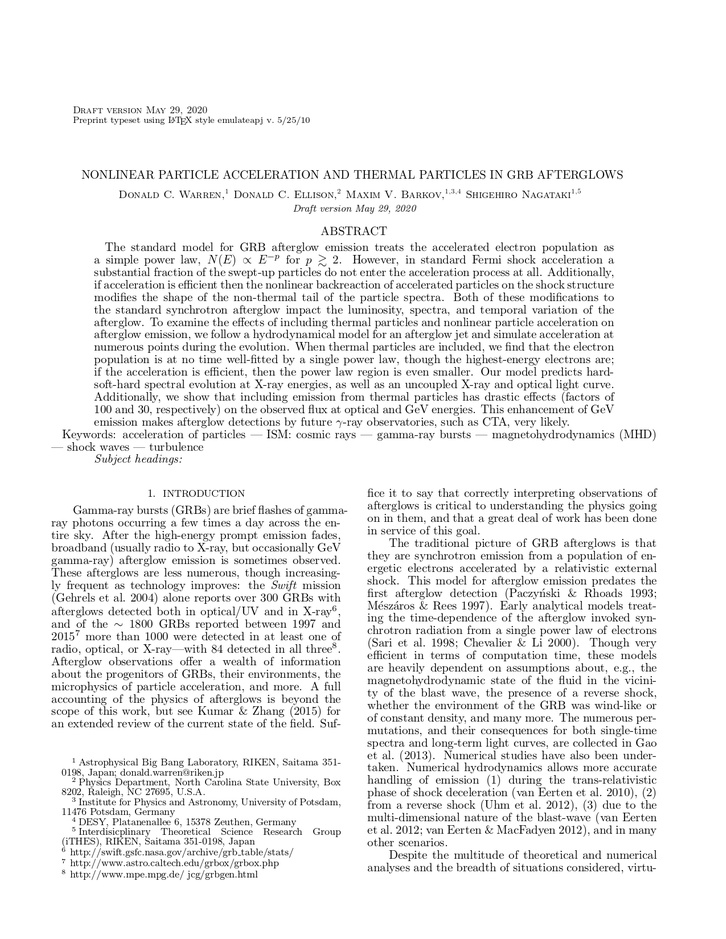
#> input picture data/images/docbank_test_page-0001.jpg, 726 x 939 px, shrunk from 1275 x 1650 before the run, found by its file name
$ jupyter execute --allow-errors 03_Image_Processing_LF_reference.ipynb
#> lines starting #> are read from the running program, lines starting #| are printed output that depends on the picture; after the words box and inside, x2 and y2 are one past the last pixel; in counts of white or black regions, pixels touching at a corner belong together
### Imports

[cell 1]
from skimage import io, color
import cv2

import matplotlib.pyplot as plt

from skimage.filters import threshold_otsu
from skimage.morphology import convex_hull_image
from skimage import data, img_as_float, filters
from skimage.util import invert

[cell 2]
def grey_image_transform(image):
    return cv2.cvtColor(image, cv2.COLOR_BGR2GRAY)


def get_convex_hull(image):
    image = invert(image)
    chull = convex_hull_image(image)
    return chull

def plot_images(image, chull):
    fig, axes = plt.subplots(1, 2, figsize=(8, 4))
    ax = axes.ravel()

    ax[0].set_title('Original picture')
    ax[0].imshow(image, cmap=plt.cm.gray)
    ax[0].set_axis_off()

    ax[1].set_title('Transformed picture')
    ax[1].imshow(chull, cmap=plt.cm.gray)
    ax[1].set_axis_off()

    plt.tight_layout()
    plt.show()

### Read Data

[cell 3]
input_dir = './data/images/'
sample_data_dir = './data/sample_data/'

### Convex Hull

#> (a cell that did not finish here is left out)

[cell 5]
img = io.imread(input_dir + 'docbank_test_page-0001.jpg')
#> img is the input picture: shape (939, 726, 3); min 0, max 255, mean 238.9
img = color.rgb2gray(img)
#> img: shape (939, 726) float64
chull = get_convex_hull(img)
#> in get_convex_hull, `chull = convex_hull_image(image)`:
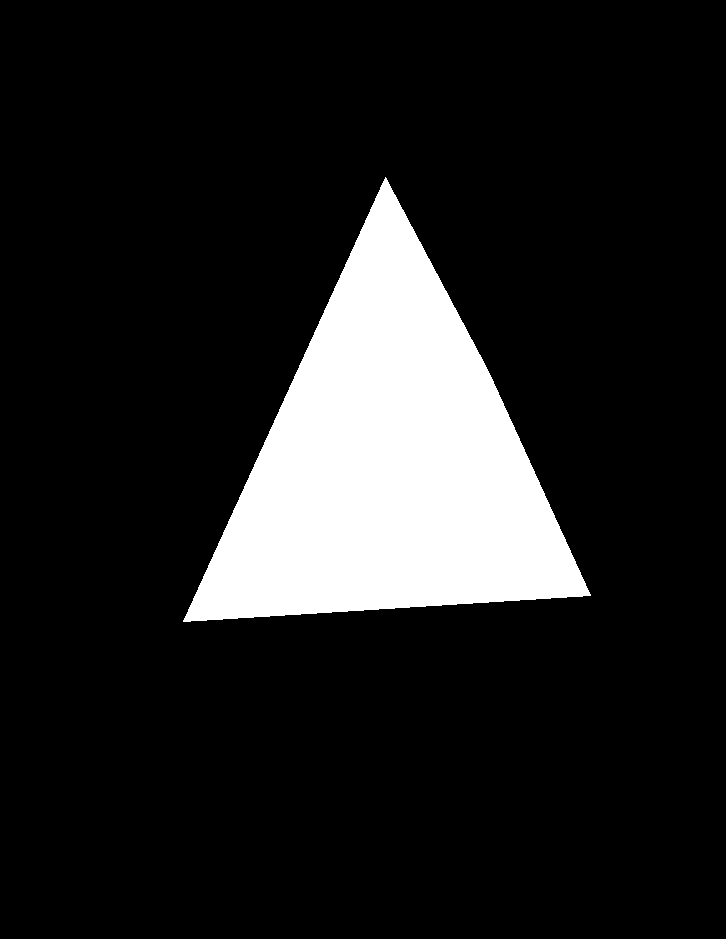
#> chull: shape (939, 726) bool; 13.2% white; 1 white region, box (x1, y1, x2, y2) and area: (183, 177, 591, 622) 90008
plot_images(img, chull)

[cell 6]
img = io.imread(input_dir + 'docbank_test_page-0002.jpg')
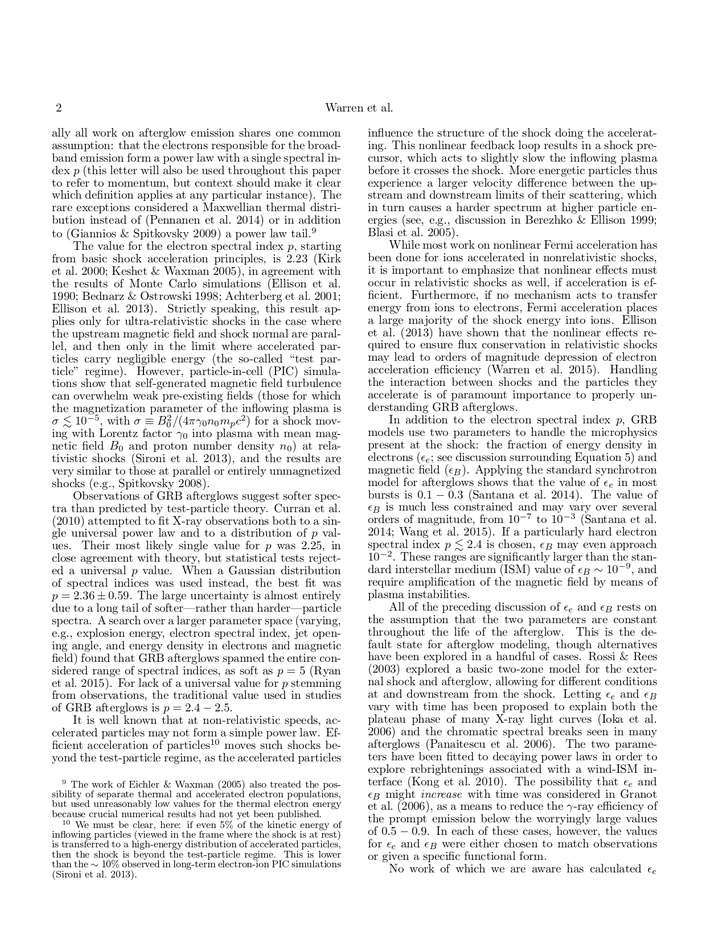
#> input picture data/images/docbank_test_page-0002.jpg, 726 x 939 px, shrunk from 1275 x 1650 before the run, found by its file name
#> img is the input picture: shape (939, 726, 3); min 0, max 255, mean 234.6
img = grey_image_transform(img)
chull = get_convex_hull(img)
#> in get_convex_hull (call 2), `chull = convex_hull_image(image)`: chull: shape (939, 726) bool; 70.5% white; 1 black region, box (x1, y1, x2, y2) and area: (0, 0, 726, 939) 201067
plot_images(img, chull)

[cell 7]
img = io.imread(sample_data_dir + 'sanbook_page-0001.jpg')
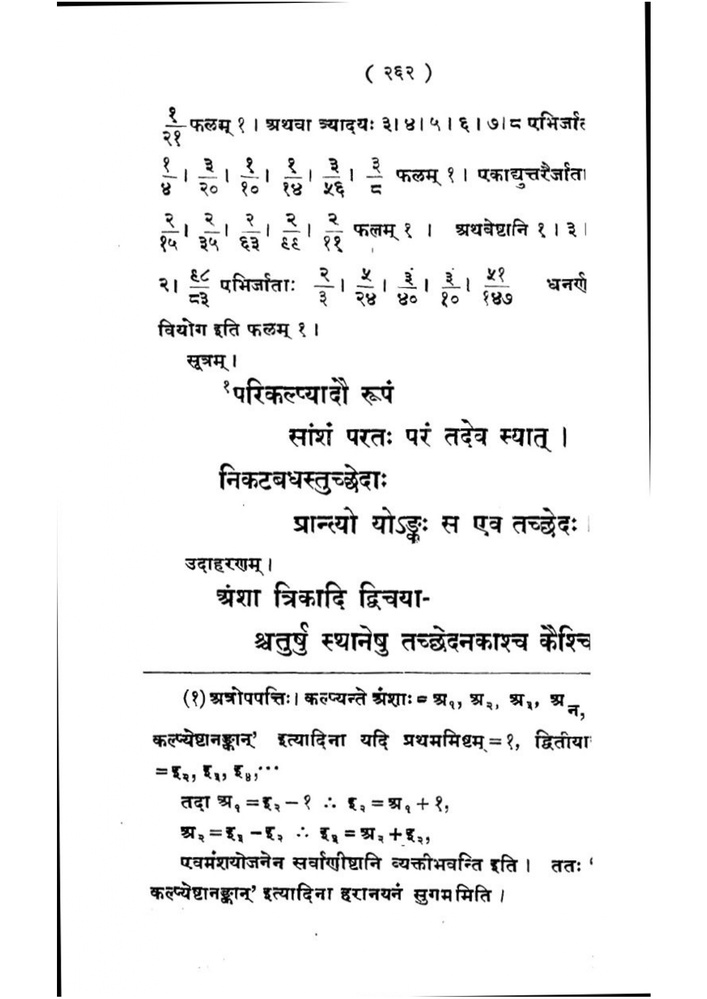
#> input picture data/sample_data/sanbook_page-0001.jpg, 707 x 999 px, shrunk from 1241 x 1754 before the run, found by its file name
#> img is the input picture: shape (999, 707, 3); min 0, max 255, mean 241.6
img = grey_image_transform(img)
chull = get_convex_hull(img)
#> in get_convex_hull (call 3), `chull = convex_hull_image(image)`: chull: shape (999, 707) bool; 84.9% white; 2 black regions, box (x1, y1, x2, y2) and area: (0, 0, 57, 999) 55445, (655, 0, 707, 999) 50950
plot_images(img, chull)

### Edges

[cell 8]
img = io.imread('./data/sample_data/val_3_1_3.jpg')
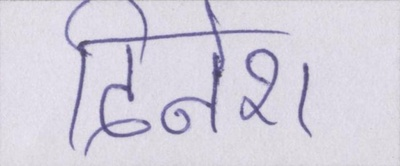
#> input picture data/sample_data/val_3_1_3.jpg, 400 x 166 px, shrunk from 702 x 292 before the run, found by its file name
#> img is the input picture: shape (166, 400, 3); mean R, G, B 212.6, 209.2, 221.6
edges = filters.sobel(img)
plot_images(img, edges)

[cell 9]
img = io.imread('./data/sample_data/sanbook_page-0001.jpg')
# img = grey_image_transform(img)
edges = filters.sobel(img)
#> edges: shape (999, 707, 3) float64
plot_images(img, edges)

[cell 10]
img = io.imread('./data/images/docbank_test_page-0001.jpg')
edges = filters.sobel(img)
#> edges: shape (939, 726, 3) float64
plot_images(img, edges)

### maskSLC

[cell 11]
import matplotlib.pyplot as plt

from skimage import data
from skimage import color
from skimage import morphology
from skimage import segmentation

# Input data
img = io.imread('./data/sample_data/val_3_1_3.jpg')

# Compute a mask
lum = color.rgb2gray(img)
mask = morphology.remove_small_holes(
    morphology.remove_small_objects(
        lum < 0.7, 500),
    500)
#> mask: shape (166, 400) bool; 8.9% white; 3 white regions, box (x1, y1, x2, y2) and area: (65, 0, 289, 150) 3041, (239, 48, 279, 125) 1445, (84, 44, 151, 156) 1406

mask = morphology.opening(mask, morphology.disk(3))
#> mask: shape (166, 400) bool; 4.1% white; 10 white regions, largest, box (x1, y1, x2, y2) and area: (245, 48, 279, 87) 940, (100, 118, 151, 138) 715, (212, 54, 225, 87) 303

# SLIC result
slic = segmentation.slic(img, n_segments=200, start_label=1)
#> slic: shape (166, 400) int64; 159 distinct labels, from 1 to 159

# maskSLIC result
m_slic = segmentation.slic(img, n_segments=100, mask=mask, start_label=1)
#> m_slic: shape (166, 400) int64; 80 distinct labels, from 0 to 79

# Display result
fig, ax_arr = plt.subplots(2, 2, sharex=True, sharey=True, figsize=(10, 10))
ax1, ax2, ax3, ax4 = ax_arr.ravel()

ax1.imshow(img)
ax1.set_title('Original image')

ax2.imshow(mask, cmap='gray')
ax2.set_title('Mask')

ax3.imshow(segmentation.mark_boundaries(img, slic))
ax3.contour(mask, colors='red', linewidths=1)
ax3.set_title('SLIC')

ax4.imshow(segmentation.mark_boundaries(img, m_slic))
ax4.contour(mask, colors='red', linewidths=1)
ax4.set_title('maskSLIC')

for ax in ax_arr.ravel():
    ax.set_axis_off()

plt.tight_layout()
plt.show()

[cell 12]
import matplotlib.pyplot as plt

from skimage import data
from skimage import color
from skimage import morphology
from skimage import segmentation

# Input data
img = io.imread('./data/sample_data/sanbook_page-0001.jpg')

# Compute a mask
lum = color.rgb2gray(img)
#> lum: shape (999, 707) float64
mask = morphology.remove_small_holes(
    morphology.remove_small_objects(
        lum < 0.7, 500),
    500)
#> mask: shape (999, 707) bool; 2.4% white; 19 white regions, largest, box (x1, y1, x2, y2) and area: (219, 463, 381, 495) 1885, (645, 2, 651, 474) 1853, (246, 377, 349, 406) 1230

mask = morphology.opening(mask, morphology.disk(3))
#> mask: shape (999, 707) bool; 0.77% white; 56 white regions, largest, box (x1, y1, x2, y2) and area: (276, 633, 307, 656) 512, (295, 386, 319, 401) 266, (330, 377, 348, 402) 211

# SLIC result
slic = segmentation.slic(img, n_segments=200, start_label=1)
#> slic: shape (999, 707) int64; 163 distinct labels, from 1 to 163

# maskSLIC result
m_slic = segmentation.slic(img, n_segments=100, mask=mask, start_label=1)
#> m_slic: shape (999, 707) int64; 63 distinct labels, from 0 to 62

# Display result
fig, ax_arr = plt.subplots(2, 2, sharex=True, sharey=True, figsize=(10, 10))
ax1, ax2, ax3, ax4 = ax_arr.ravel()

ax1.imshow(img)
ax1.set_title('Original image')

ax2.imshow(mask, cmap='gray')
ax2.set_title('Mask')

ax3.imshow(segmentation.mark_boundaries(img, slic))
ax3.contour(mask, colors='red', linewidths=1)
ax3.set_title('SLIC')

ax4.imshow(segmentation.mark_boundaries(img, m_slic))
ax4.contour(mask, colors='red', linewidths=1)
ax4.set_title('maskSLIC')

for ax in ax_arr.ravel():
    ax.set_axis_off()

plt.tight_layout()
plt.show()

[cell 13]
import matplotlib.pyplot as plt

from skimage import data
from skimage import color
from skimage import morphology
from skimage import segmentation

# Input data
img = io.imread('./data/sample_data/sanbook_page-0001.jpg')
img = invert(img)
#> img: shape (999, 707, 3)

# Compute a mask
lum = color.rgb2gray(img)
mask = morphology.remove_small_holes(
    morphology.remove_small_objects(
        lum < 0.3, 5),
    5)
#> mask: shape (999, 707) bool; 93.5% white; 331 black regions (44 under 20 px), largest, box (x1, y1, x2, y2) and area: (645, 2, 651, 474) 1853, (219, 463, 386, 495) 1823, (246, 377, 349, 406) 1142

mask = morphology.opening(mask, morphology.disk(3))
#> mask: shape (999, 707) bool; 91% white; 159 black regions (8 under 20 px), largest, box (x1, y1, x2, y2) and area: (219, 463, 387, 495) 2763, (224, 377, 349, 406) 1996, (401, 625, 529, 653) 1993

# SLIC result
slic = segmentation.slic(img, n_segments=20, start_label=1, compactness=10000)
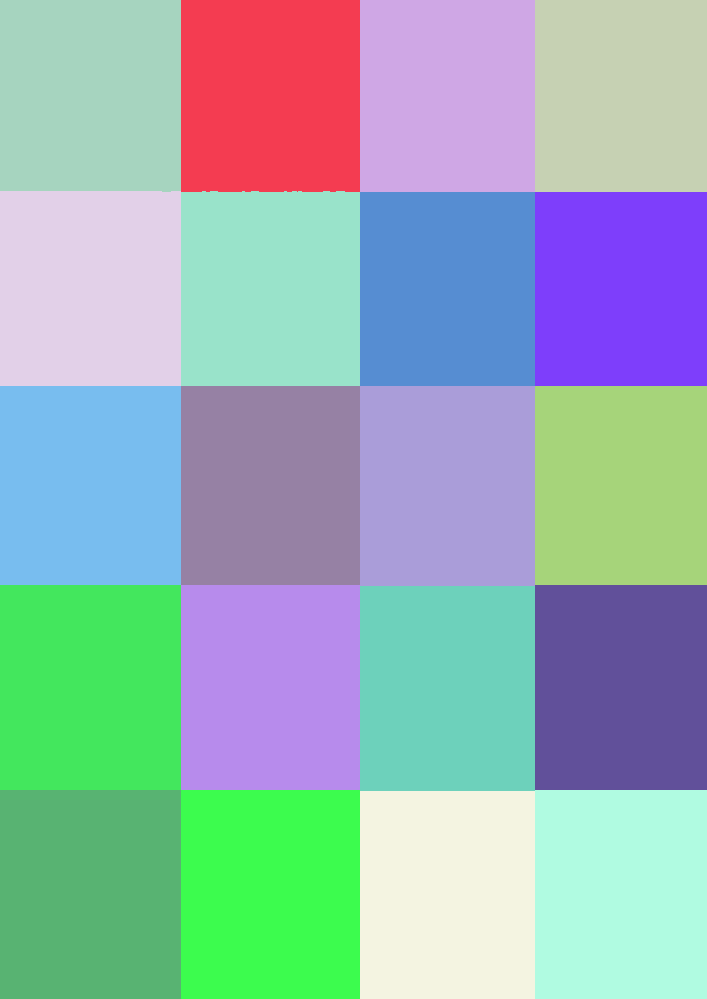
#> slic: shape (999, 707) int64; 20 distinct labels, from 1 to 20; one colour per label, 0 black

# maskSLIC result
m_slic = segmentation.slic(img, n_segments=5, mask=mask, start_label=1)
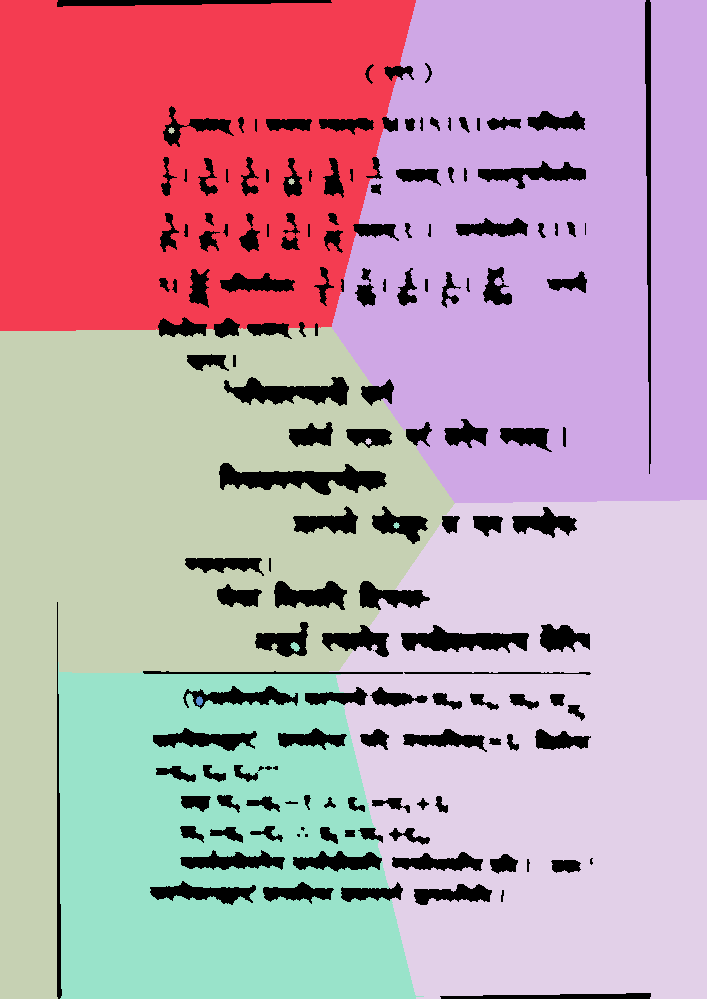
#> m_slic: shape (999, 707) int64; 7 distinct labels, from 0 to 6; one colour per label, 0 black

# Display result
fig, ax_arr = plt.subplots(2, 2, sharex=True, sharey=True, figsize=(10, 10))
ax1, ax2, ax3, ax4 = ax_arr.ravel()

ax1.imshow(img)
ax1.set_title('Original image')

ax2.imshow(mask, cmap='gray')
ax2.set_title('Mask')

ax3.imshow(segmentation.mark_boundaries(img, slic))
ax3.contour(mask, colors='red', linewidths=1)
ax3.set_title('SLIC')

ax4.imshow(segmentation.mark_boundaries(img, m_slic))
ax4.contour(mask, colors='red', linewidths=1)
ax4.set_title('maskSLIC')

for ax in ax_arr.ravel():
    ax.set_axis_off()

plt.tight_layout()
plt.show()

### Intersection of Segments

[cell 14]
import numpy as np
import matplotlib.pyplot as plt

from skimage.filters import sobel
from skimage.measure import label
from skimage.segmentation import slic, join_segmentations, watershed
from skimage.color import label2rgb
from skimage import data

coins = io.imread('./data/sample_data/val_3_1_3.jpg')
coins = color.rgb2gray(coins)

# Make segmentation using edge-detection and watershed.
edges = sobel(coins)
#> edges: shape (166, 400) float64

# Identify some background and foreground pixels from the intensity values.
# These pixels are used as seeds for watershed.
markers = np.zeros_like(coins)
foreground, background = 1, 2
markers[coins < 30.0] = background
markers[coins > 150.0] = foreground

#> (the rest of this cell did not finish here and is left out)

[cell 15]
import numpy as np
import matplotlib.pyplot as plt

from skimage.filters import sobel
from skimage.measure import label
from skimage.segmentation import slic, join_segmentations, watershed
from skimage.color import label2rgb
from skimage import data

coins = io.imread('./data/sample_data/sanbook_page-0001.jpg')
coins = color.rgb2gray(coins)

# Make segmentation using edge-detection and watershed.
edges = sobel(coins)
#> edges: shape (999, 707) float64

# Identify some background and foreground pixels from the intensity values.
# These pixels are used as seeds for watershed.
markers = np.zeros_like(coins)
foreground, background = 1, 2
markers[coins < 30.0] = background
markers[coins > 150.0] = foreground

#> (the rest of this cell did not finish here and is left out)

[cell 16]
import matplotlib.pyplot as plt
import numpy as np

from skimage.color import rgb2gray
from skimage.filters import sobel
from skimage.segmentation import felzenszwalb, slic, quickshift, watershed
from skimage.segmentation import mark_boundaries
from skimage.util import img_as_float

astronaut = io.imread('./data/sample_data/sanbook_page-0001.jpg')

img = img_as_float(astronaut[::2, ::2])
#> img: shape (500, 354, 3) float64

segments_fz = felzenszwalb(img, scale=100, sigma=0.5, min_size=50)
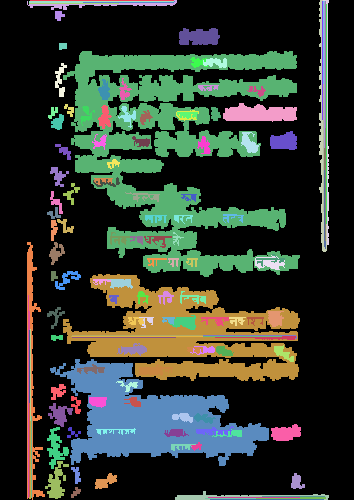
#> segments_fz: shape (500, 354) int64; 137 distinct labels, from 0 to 136; one colour per label, 0 black
segments_slic = slic(img, n_segments=250, compactness=10, sigma=1,
                     start_label=1)
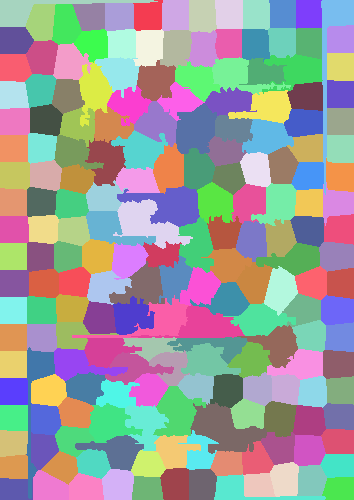
#> segments_slic: shape (500, 354) int64; 193 distinct labels, from 1 to 193; one colour per label, 0 black
segments_quick = quickshift(img, kernel_size=3, max_dist=6, ratio=0.5)
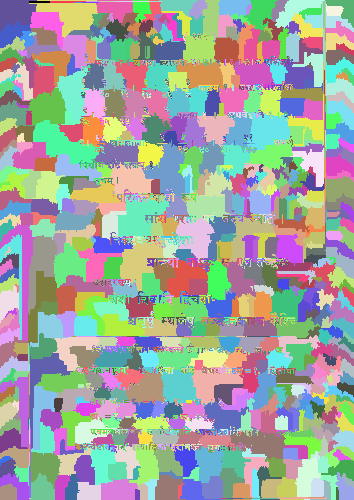
#> segments_quick: shape (500, 354) int64; 1359 distinct labels, from 0 to 1358; one colour per label, 0 black
gradient = sobel(rgb2gray(img))
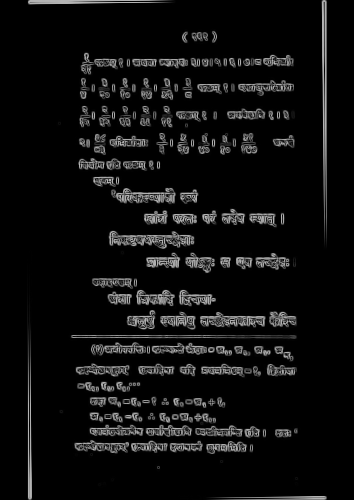
#> gradient: shape (500, 354) float64; min 0, max 0.764, mean 0.0581
segments_watershed = watershed(gradient, markers=250, compactness=0.001)

print(f'Felzenszwalb number of segments: {len(np.unique(segments_fz))}')
#| Felzenszwalb number of segments: 137
print(f'SLIC number of segments: {len(np.unique(segments_slic))}')
#| SLIC number of segments: 193
print(f'Quickshift number of segments: {len(np.unique(segments_quick))}')
#| Quickshift number of segments: 1359

fig, ax = plt.subplots(2, 2, figsize=(10, 10), sharex=True, sharey=True)

ax[0, 0].imshow(mark_boundaries(img, segments_fz))
ax[0, 0].set_title("Felzenszwalbs's method")
ax[0, 1].imshow(mark_boundaries(img, segments_slic))
ax[0, 1].set_title('SLIC')
ax[1, 0].imshow(mark_boundaries(img, segments_quick))
ax[1, 0].set_title('Quickshift')
ax[1, 1].imshow(mark_boundaries(img, segments_watershed))
ax[1, 1].set_title('Compact watershed')

for a in ax.ravel():
    a.set_axis_off()

plt.tight_layout()
plt.show()
